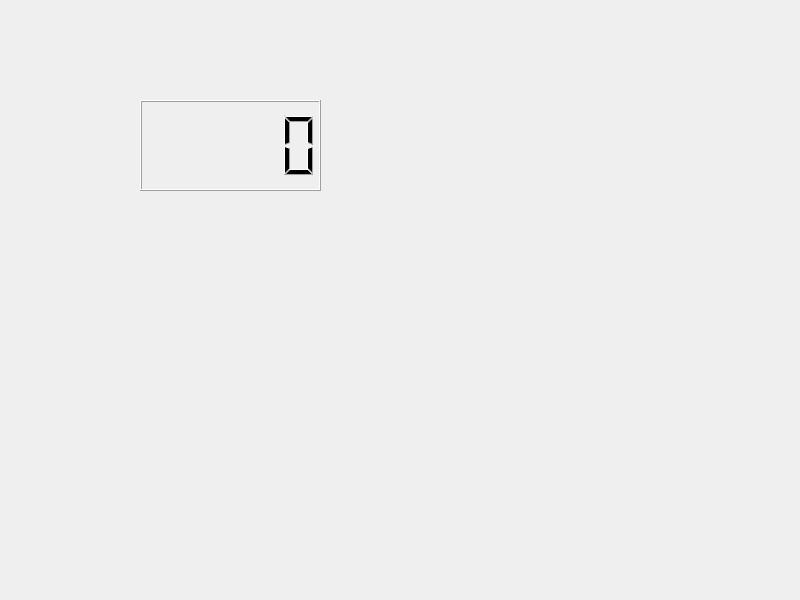
<?xml version="1.0" encoding="UTF-8"?>
<ui version="4.0">
 <class>Widget</class>
 <widget class="QWidget" name="Widget">
  <property name="geometry">
   <rect>
    <x>0</x>
    <y>0</y>
    <width>800</width>
    <height>600</height>
   </rect>
  </property>
  <property name="windowTitle">
   <string>Widget</string>
  </property>
  <widget class="QLCDNumber" name="lcdNumber">
   <property name="geometry">
    <rect>
     <x>140</x>
     <y>100</y>
     <width>181</width>
     <height>91</height>
    </rect>
   </property>
  </widget>
 </widget>
 <resources/>
 <connections/>
</ui>
